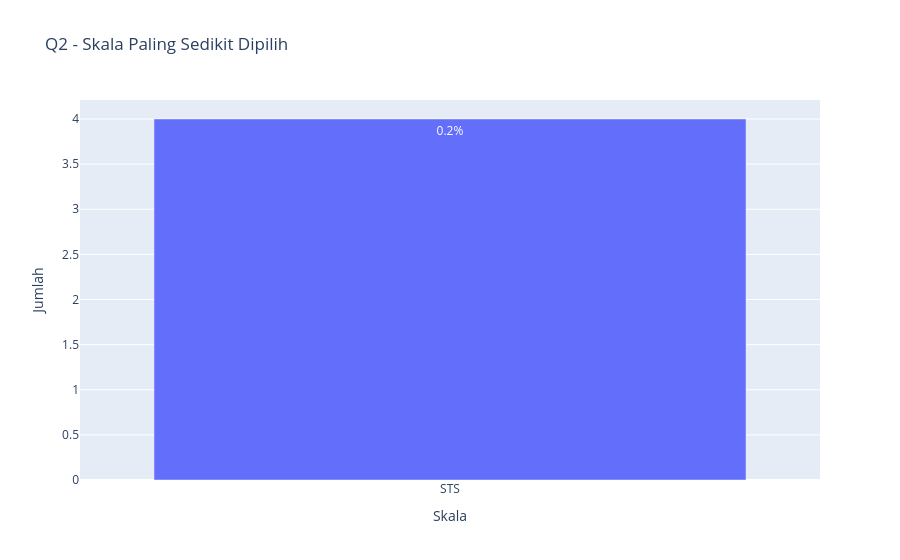

Here is the notebook cell this chart was saved with:
### Markdown cell above
## Q2 Pada kusioner dari keseluruhan data, skala mana yang paling sedikit dipilih oleh partisipan? sertakan jumlah dan persen

### Code cell
import pandas as pd
import plotly.express as px

def plot_from_print(judul, hasil_print, label_x):
    skala, jumlah, persen = hasil_print.split("|")

    df_plot = pd.DataFrame({
        label_x: [skala],
        "Jumlah": [int(jumlah)],
        "Persen": [float(persen)]
    })

    fig = px.bar(
        df_plot,
        x=label_x,
        y="Jumlah",
        text="Persen",
        title=judul
    )

    fig.update_traces(texttemplate='%{text}%')
    fig.show()

plot_from_print(
    "Q2 - Skala Paling Sedikit Dipilih",
    "STS|4|0.2",
    "Skala"
)

### Figure 1 — Plotly figure (JSON) as saved in the notebook; plotly's stock layout.template omitted (floating-point values rounded to 4 significant figures)
{"data": [{"hovertemplate": "Skala=%{x}<br>Jumlah=%{y}<br>Persen=%{text}<extra></extra>", "legendgroup": "", "marker": {"color": "#636efa", "pattern": {"shape": ""}}, "name": "", "orientation": "v", "showlegend": false, "text": [0.2], "textposition": "auto", "texttemplate": "%{text}%", "type": "bar", "x": ["STS"], "xaxis": "x", "y": [4], "yaxis": "y"}], "layout": {"barmode": "relative", "legend": {"tracegroupgap": 0}, "title": {"text": "Q2 - Skala Paling Sedikit Dipilih"}, "xaxis": {"anchor": "y", "domain": [0, 1], "title": {"text": "Skala"}}, "yaxis": {"anchor": "x", "domain": [0, 1], "title": {"text": "Jumlah"}}}}
